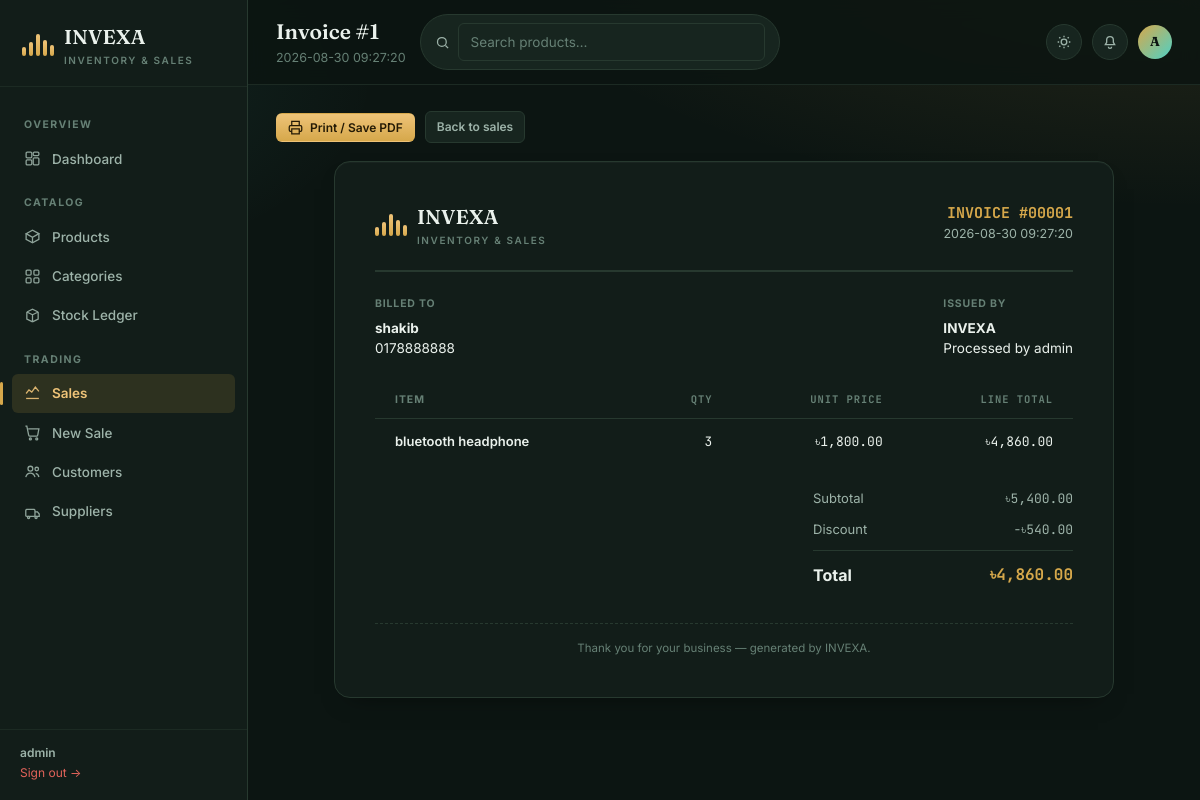
The app's page /sales/invoice/1 (signed in), older data.
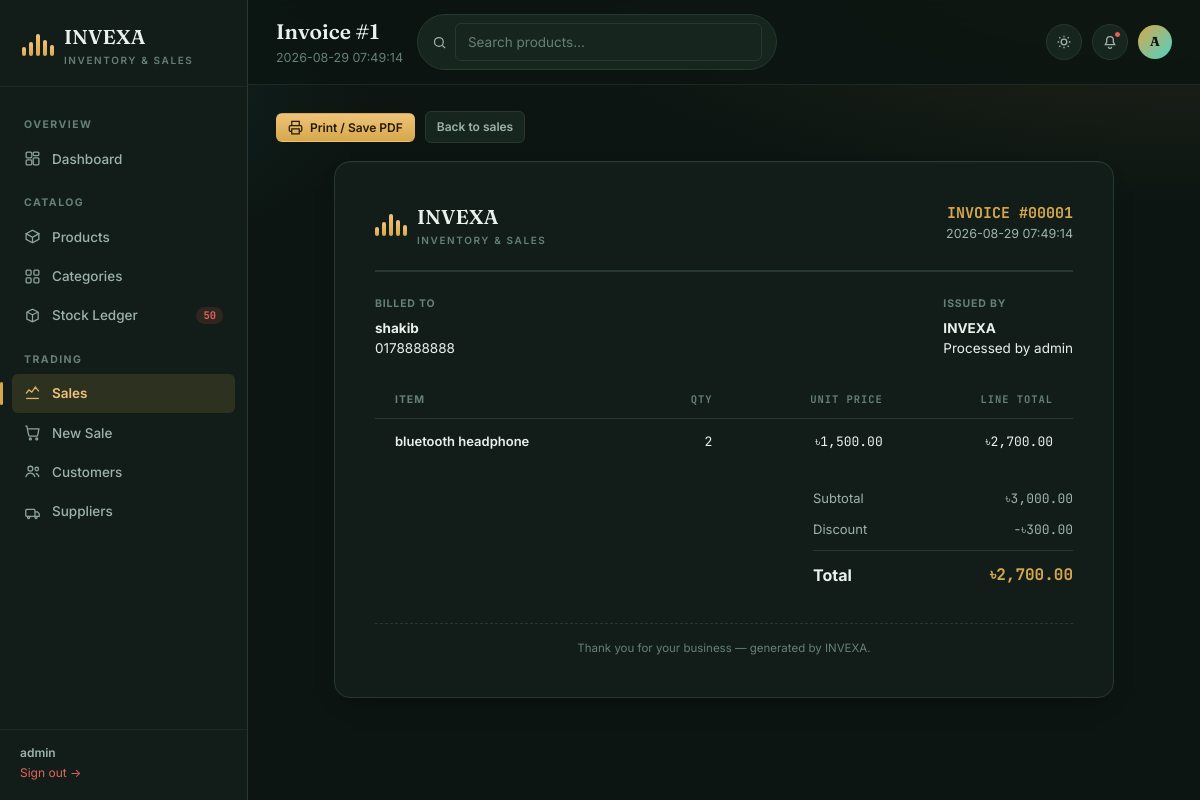
The same page, newer data.
### tables this page shows
CREATE TABLE sales (id INTEGER PRIMARY KEY, customer_id INTEGER, sale_date TIMESTAMP DEFAULT CURRENT_TIMESTAMP, subtotal REAL DEFAULT 0, discount REAL DEFAULT 0, total_amount REAL DEFAULT 0);

CREATE TABLE sale_items (id INTEGER PRIMARY KEY, sale_id INTEGER, product_id INTEGER, quantity INTEGER, unit_price REAL, total_price REAL, subtotal REAL DEFAULT 0);

CREATE TABLE products (id INTEGER PRIMARY KEY, name TEXT, category_id INTEGER, purchase_price REAL, selling_price REAL, quantity INTEGER DEFAULT 0, minimum_stock INTEGER DEFAULT 5, supplier TEXT);

### app.py (the view)
@app.route("/sales/invoice/<int:sale_id>")
@login_required
def sales_invoice(sale_id):
    db = get_db()
    sale = db.execute("""
        SELECT sales.*, customers.name AS customer_name, customers.phone AS customer_phone,
               customers.address AS customer_address
        FROM sales
        LEFT JOIN customers ON customers.id = sales.customer_id
        WHERE sales.id = ?
    """, (sale_id,)).fetchone()
    if sale is None:
        flash("Sale not found.", "error")
        return redirect(url_for("sales"))
    items = db.execute("""
        SELECT sale_items.*, products.name AS product_name
        FROM sale_items
        JOIN products ON products.id = sale_items.product_id
        WHERE sale_items.sale_id = ?
    """, (sale_id,)).fetchall()
    return render_template("invoice.html", sale=sale, items=items)

### app.py (called while the page is built)
def get_db():
    if "db" not in g:
        g.db = sqlite3.connect(DB_PATH)
        g.db.row_factory = sqlite3.Row
        g.db.execute("PRAGMA foreign_keys = ON")
    return g.db

def login_required(view):
    @wraps(view)
    def wrapped(*args, **kwargs):
        if not session.get("logged_in"):
            return redirect(url_for("login"))
        return view(*args, **kwargs)
    return wrapped

@app.context_processor
def inject_globals():
    low_stock_count = 0
    if session.get("logged_in"):
        db = get_db()
        low_stock_count = db.execute(
            "SELECT COUNT(*) FROM products WHERE quantity <= minimum_stock"
        ).fetchone()[0]
    return {
        "app_name": APP_NAME,
        "current_user": session.get("username"),
        "low_stock_count": low_stock_count,
    }

### templates/invoice.html (shortened to what this page needs)
{% extends "base.html" %}
{% set active_page = 'sales' %}
{% block page_title %}Invoice #{{ sale.id }}{% endblock %}
{% block page_sub %}<p>{{ sale.sale_date }}</p>{% endblock %}
{% block content %}
<div class="flex gap-10 no-print" style="margin-bottom:18px;">
  <button class="btn btn-primary btn-sm" onclick="window.print()">
    <svg viewBox="0 0 24 24" width="14" height="14" fill="none" stroke="currentColor" stroke-width="2"><path d="M6 9V2h12v7"/><path d="M6 18H4a2 2 0 01-2-2v-5a2 2 0 012-2h16a2 2 0 012 2v5a2 2 0 01-2 2h-2"/><path d="M6 14h12v8H6z"/></svg>
    Print / Save PDF
  </button>
  <a class="btn btn-ghost btn-sm" href="{{ url_for('sales') }}">Back to sales</a>
</div>
<div class="invoice-sheet">
  <div class="invoice-head">
    <div class="brand">
      <span class="mark"><span></span><span></span><span></span><span></span><span></span></span>
      <span>{{ app_name }}<small>Inventory &amp; Sales</small></span>
    </div>
    <div class="invoice-meta">
      <div class="num">INVOICE #{{ "%05d"|format(sale.id) }}</div>
      <div>{{ sale.sale_date }}</div>
    </div>
  </div>
  <div class="invoice-parties">
    <div class="block">
      <h4>Billed to</h4>
      <p><b>{{ sale.customer_name or 'Walk-in customer' }}</b></p>
      {% if sale.customer_phone %}<p>{{ sale.customer_phone }}</p>{% endif %}
    </div>
    <div class="block">
      <h4>Issued by</h4>
      <p><b>{{ app_name }}</b></p>
      <p>Processed by {{ current_user or 'Admin' }}</p>
    </div>
  </div>
  <div class="table-wrap">
    <table class="ledger">
      <thead>
        <tr><th>Item</th><th class="num">Qty</th><th class="num">Unit price</th><th class="num">Line total</th></tr>
      </thead>
      <tbody>
        {% for item in items %}
        <tr>
          <td class="row-title">{{ item.product_name }}</td>
          <td class="num">{{ item.quantity }}</td>
          <td class="num">৳{{ "{:,.2f}".format(item.unit_price) }}</td>
          <td class="num">৳{{ "{:,.2f}".format(item.total_price) }}</td>
        </tr>
        {% endfor %}
      </tbody>
    </table>
  </div>
  <div class="invoice-totals">
    <div class="r"><span>Subtotal</span><span class="num">৳{{ "{:,.2f}".format(sale.subtotal) }}</span></div>
    <div class="r"><span>Discount</span><span class="num">−৳{{ "{:,.2f}".format(sale.discount) }}</span></div>
    <div class="r grand"><span>Total</span><b class="num">৳{{ "{:,.2f}".format(sale.total_amount) }}</b></div>
  </div>
  <div class="invoice-foot">
    Thank you for your business — generated by {{ app_name }}.
  </div>
</div>
{% endblock %}

Row changes from the older to the newer data that the page shows:
changed sales id 1: sale_date "2026-08-30 09:27:20" → "2026-08-29 07:49:14"; subtotal "5,400.00" → "3,000.00"; discount "540.00" → "300.00"; total_amount "4,860.00" → "2,700.00"
changed sale_items "bluetooth headphone": quantity "3" → "2"; unit_price "1,800.00" → "1,500.00"; total_price "4,860.00" → "2,700.00"
Text that changed along with them:
{{ low_stock_count }}: (not shown) → "50"
